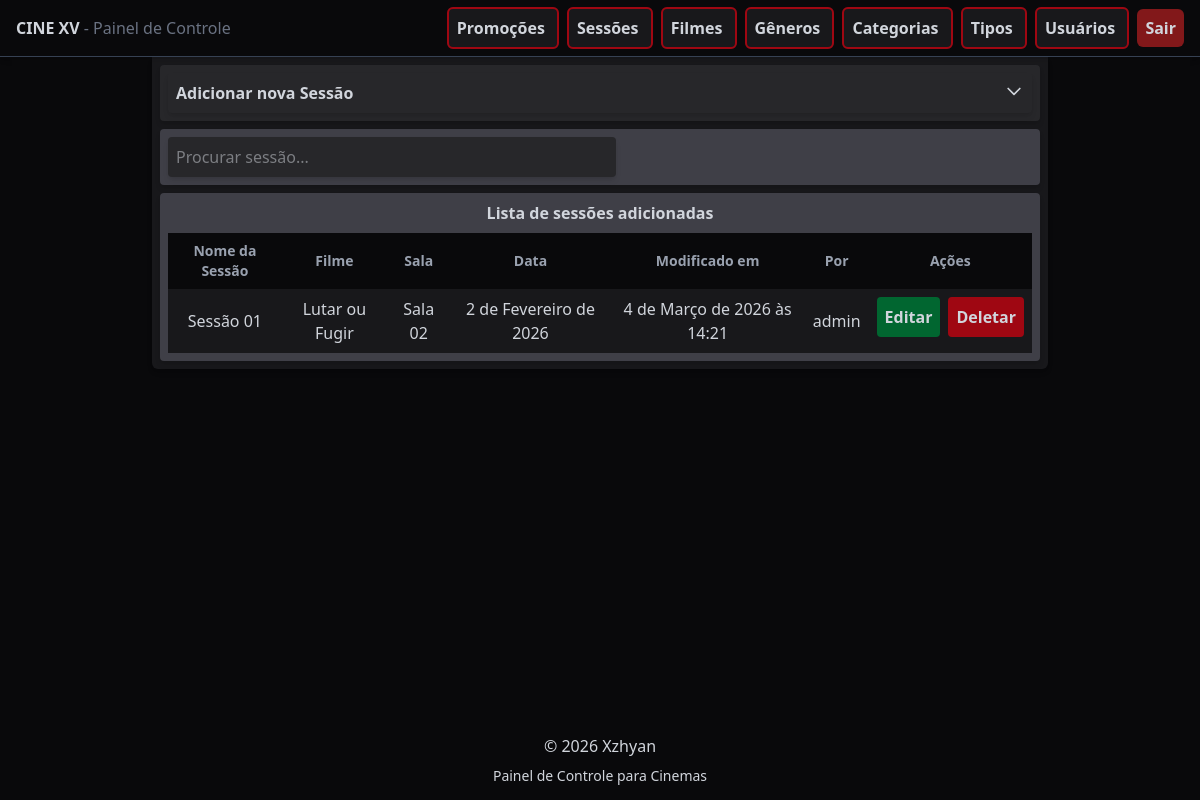
/sessions/ (signed in), run on an earlier commit of the app's database.
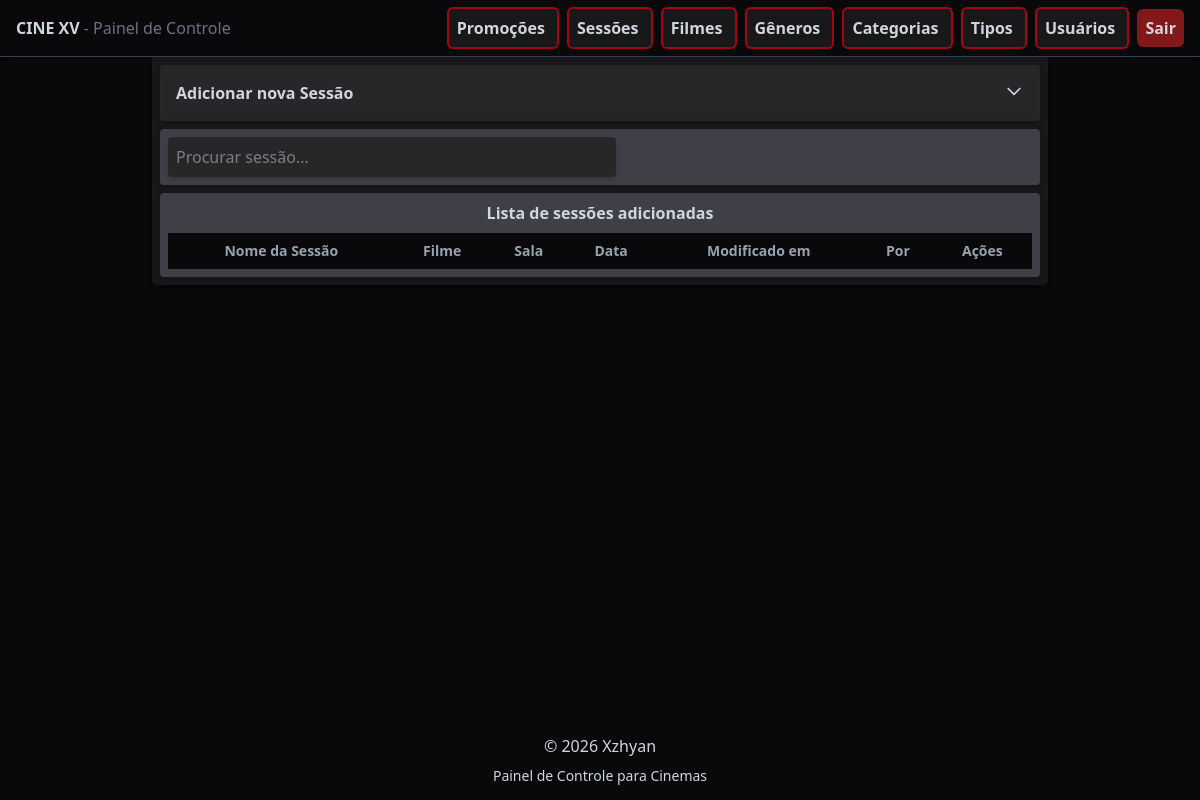
And on a later commit of the database.
### api/models.py (models this page shows, shortened)
class Session(models.Model):
    WEEK_CHOICES = [
        ('', "dia da semana"),
        ('monday', "Segunda"),
        ('tuesday', "Terça"),
        ('wednesday', "Quarta"),
        ('thursday', "Quinta"),
        ('friday', "Sexta"),
        ('saturday', "Sábado"),
        ('sunday', "Domingo")
    ]
    CITY_CHOICES = [
        ('', "cidade"),
        ('gp', "Guarapuava"),
        ('ap', "Apucarana")
    ]
    name = models.CharField(max_length=100, unique=True)
    film = models.ForeignKey(FilmCard, on_delete=models.CASCADE, related_name='session')
    time = models.TimeField()
    categories = models.ManyToManyField(Category, related_name='session_catg')
    week_day = models.CharField(max_length=50, choices=WEEK_CHOICES)
    city = models.CharField(max_length=20, choices=CITY_CHOICES)
    date = models.DateField()
    room = models.CharField(max_length=100)
    ticket_url = models.URLField()
    modified_by = models.ForeignKey(User, on_delete=models.SET_NULL, null=True, related_name='modified_sessions')
    modified_at = models.DateTimeField(auto_now_add=True)

class FilmCard(models.Model):
    DISPLAY_CHOICES = [
        ('on_display', "Em Cartaz"),
        ('shortly', "Em Breve")
    ]
    AGE_CHOICES = [
        ('livre', "Livre"),
        ('10', "10 Anos"),
        ('12', "12 Anos"),
        ('14', "14 Anos"),
        ('16', "16 Anos"),
        ('18', "18 Anos")
    ]
    name = models.CharField(max_length=200, unique=True)
    film_genre = models.ManyToManyField(FilmGenre, related_name='films')
    description = models.TextField()
    duration = models.PositiveIntegerField()
    director = models.CharField(max_length=200)
    movie_cast = models.TextField()
    age_rating = models.CharField(choices=AGE_CHOICES, default='livre')
    display = models.CharField(choices=DISPLAY_CHOICES, default='on_display')
    on_carousel = models.BooleanField(default=False)
    thumb_image = models.FileField(upload_to='thumbs/')
    banner_image = models.FileField(upload_to='banners/')
    modified_by = models.ForeignKey(User, on_delete=models.SET_NULL, null=True, related_name='mod_films')
    modified_at = models.DateTimeField(auto_now_add=True)
    def __str__(self):
        return self.name

### control/models.py (models this page shows, shortened)
class CustomUser(AbstractBaseUser, PermissionsMixin):
    username = models.CharField(max_length=200, unique=True)
    is_active = models.BooleanField(default=False)
    is_admin = models.BooleanField(default=False)
    objects = CustomUserManager()
    USERNAME_FIELD = 'username'
    REQUIRED_FIELDS = []
    def __str__(self):
        return self.username

### control/views.py (the view, shortened to what this page needs)
# urls.py: path('sessions/', views.sessions),
@login_required(login_url='user-login')
def sessions(request):
    form = AddSessionForm()
    sessions = Session.objects.all()
    categories = Category.objects.all()
    grouped_catgs = defaultdict(list)
    for catg in categories:
        grouped_catgs[catg.category_type].append(catg)
    grouped_catgs = dict(grouped_catgs)
    context = {
        'form': form,
        'sessions': sessions,
        'grouped_catgs': grouped_catgs
    }
    return render(request, 'session/sessions.html', context)

### api/models.py (called while the page is built)
    def __str__(self):
        return self.name

### control/templates/session/sessions.html (shortened to what this page needs)
{% extends 'base.html' %}
{% block content %}
<div class="w-full max-w-4xl bg-zinc-900 mx-auto p-2 rounded-b-md space-y-2 shadow-md">
    <div class="bg-zinc-800 flex flex-col gap-2 text-center items-center rounded-sm p-2 shadow-md">
        <button onclick="toggleAccordion('form_div')" class="w-full flex justify-between hover:bg-zinc-700 cursor-pointer p-2 rounded-sm shadow-md">
            <span>
                <h1 class="font-semibold">Adicionar nova Sessão</h1>
            </span>
            <svg id="icon-form_div" fill="none" stroke="currentColor" viewBox="0 0 24 24"
                class="w-5 h-5 transition-transform duration-300 transform"
            >
                <path stroke-linecap="round" stroke-linejoin="round" stroke-width="2" d="M19 9l-7 7-7-7"/>
            </svg>
        </button>
    </div>
    <div id="list_div">
        <div class="bg-zinc-700 flex flex-col gap-2 text-center rounded-sm p-2 shadow-md">
            <input id="search-files" type="search" placeholder="Procurar sessão..." class="w-full max-w-md bg-zinc-800 hover:bg-zinc-600 transition rounded-sm p-2 shadow-md">
        </div>
        <div class="bg-zinc-700 flex flex-col mt-2 gap-2 text-center items-center rounded-sm p-2 shadow-md">
            <h1 class="font-semibold">Lista de sessões adicionadas</h1>
            <table class="w-full text-center">
                <thead>
                    <tr class="bg-zinc-950 font-semibold text-sm text-gray-400">
                        <th class="p-2">Nome da Sessão</th>
                        <th class="p-2">Filme</th>
                        <th class="p-2">Sala</th>
                        <th class="p-2">Data</th>
                        <th class="p-2">Modificado em</th>
                        <th class="p-2">Por</th>
                        <th class="p-2">Ações</th>
                    </tr>
                </thead>
                <tbody>
                    {% for session in sessions %}
                    <tr class="bg-zinc-900 hover:bg-zinc-800 transition cursor-pointer">
                        <td class="p-2">{{ session.name }}</td>
                        <td class="p-2">{{ session.film }}</td>
                        <td class="p-2">{{ session.room }}</td>
                        <td class="p-2">{{ session.date }}</td>
                        <td class="p-2">{{ session.modified_at }}</td>
                        <td class="p-2">{{ session.modified_by }}</td>
                        <td class="p-2 flex flex-row justify-center items-center gap-2">
                            <a href="{% url 'session-edit' session.id %}" class="bg-green-800 hover:bg-green-600 p-2 rounded-sm cursor-pointer transition font-semibold">
                                Editar
                            </a>
                            <form method="POST">
                                <button name="form_type" value="delete_form" class="bg-red-800 hover:bg-red-600 p-2 rounded-sm cursor-pointer transition font-semibold">
                                    Deletar
                                </button>
                            </form>
                        </td>
                    </tr>
                    {% endfor %}
                </tbody>
            </table>
        </div>
    </div>
</div>
{% endblock %}

What changed in the data, as far as the page shows it:
removed Session: name "Sessão 01", film "Lutar ou Fugir", room "Sala 02", date "2 de Fevereiro de 2026", modified_at "4 de Março de 2026 às 14:21", modified_by "admin"
